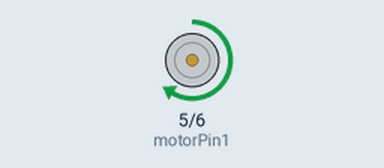
The sketch below on a simulated Arduino Uno, built with avr-gcc and run on an emulated ATmega328P. On the bench: motor-driver pin pairs drawn as motors (green arrow = first pin HIGH = forward, orange = second pin HIGH = backward, longer = more drive).

Above: at 0.5 s.
Timing chart, 0 to 4.6 s (numbered marks = the images above):
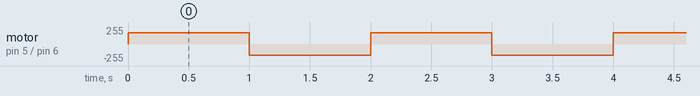

Measured:
- by itself, motor on pin 5 (motorPin1) / pin 6 (motorPin2): alternates forward 170/255 for 1.0 s and backward 170/255 for 1.0 s

The sketch:

SK_motor_control.ino
```cpp
int motorPin1 = 5;
int motorPin2 = 6;

void setup() {
  // put your setup code here, to run once:
  pinMode(motorPin1, OUTPUT);
  pinMode(motorPin2, OUTPUT);
}

// try different speed values
// 100 - 150 - 200 - 255
void loop() {
  // put your main code here, to run repeatedly:
  rotateLeft(170, 1000);
  rotateRight(170, 1000);
}

void rotateLeft(int speedOfRotate, int duration){
  analogWrite(motorPin1, speedOfRotate);
  digitalWrite(motorPin2, LOW);
  delay(duration);
  digitalWrite(motorPin1, LOW);
}

void rotateRight(int speedOfRotate, int duration){
  analogWrite(motorPin2, speedOfRotate);
  digitalWrite(motorPin1, LOW);
  delay(duration);
  digitalWrite(motorPin2, LOW);
}
```
